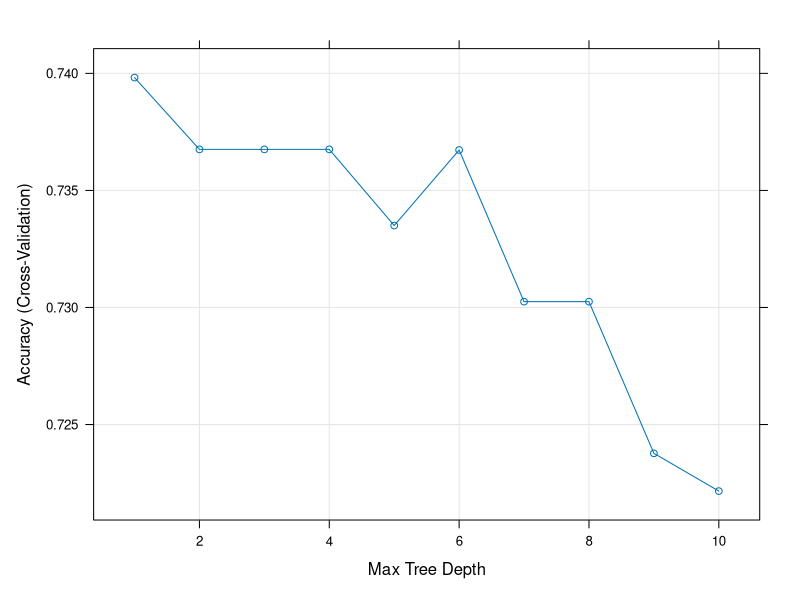

Reproduce this figure in R.
## ---- chunk 1
knitr::opts_chunk$set(message = FALSE)
## ---- chunk 2
library(mlbench)
data(PimaIndiansDiabetes)
df <- PimaIndiansDiabetes
## ---- chunk 3
library(tidyverse)
library(rpart)
library(caret)
view(df)
names(df)

#set the target variable as diabetes
names(df)[9] <- 'diabetes'

#remove missing values
df = drop_na(df)

#split the data to train and test 
set.seed(2020)
splitIndex <- createDataPartition(df$diabetes, p = .80, list = FALSE)
df_train <- df[splitIndex,]
df_test <- df[-splitIndex,]
## ---- chunk 4
#Decide the range of maxdepth to search for the best accuracy
tuneGrid = expand.grid(maxdepth = 1:10)

#Use caret to perform cross validation
trControl = trainControl(method = 'cv', number = 10)

tree_approach <- train(diabetes~., data=df_train, method = "rpart2", trControl = trControl, tuneGrid = tuneGrid)
## ---- chunk 5
plot(tree_approach)
## ---- chunk 6
pred <- predict(tree_approach, df_test)

cm <- confusionMatrix(data = pred, reference = df_test$diabetes, positive = "pos")

cm$overall[1]
